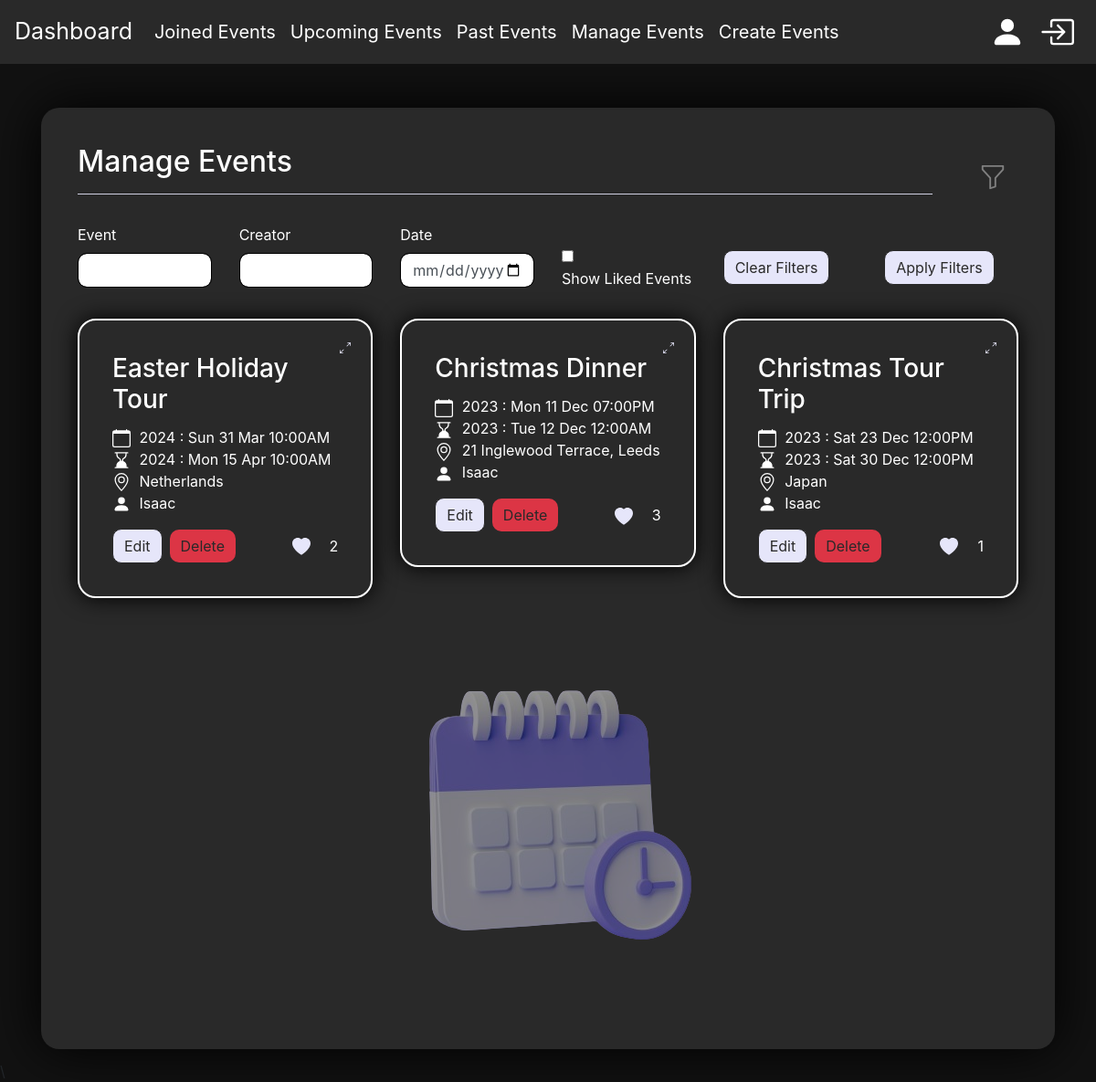
The page /manage_events (signed in) on the database its author committed.
### app/models.py (models this page shows, shortened)
class Event(db.Model):
    id = db.Column(db.Integer, primary_key=True)
    title = db.Column(db.String(50), nullable=False)
    start_datetime = db.Column(db.DateTime, nullable=False)
    end_datetime = db.Column(db.DateTime, nullable=False)
    duration = db.Column(Interval, nullable=False)
    location = db.Column(db.String(50), nullable=False)
    description = db.Column(db.Text)
    attendees = db.relationship('User', secondary=attendance, back_populates='events_attending')
    likes = db.relationship('User', secondary=likes, back_populates='liked_events')
    creator_id = db.Column(db.Integer, db.ForeignKey('user.id'), nullable=False)
    creator = db.relationship('User', back_populates='created_events')

class User(db.Model, UserMixin):
    id = db.Column(db.Integer, primary_key=True)
    username = db.Column(db.String(50), unique=True, nullable=False)
    password = db.Column(db.String(200), nullable=False)
    first_name = db.Column(db.String(50), nullable=True)
    last_name = db.Column(db.String(50), nullable=True)
    email = db.Column(db.String(120), unique=True, nullable=True)
    events_attending = db.relationship('Event', secondary=attendance, back_populates='attendees')
    created_events = db.relationship('Event', back_populates='creator')
    liked_events = db.relationship('Event', secondary=likes, back_populates='likes')

### app/views.py (the view)
@app.route('/manage_events',  methods=['GET', 'POST'])
@login_required
def manageevents():
    form = EventFilterForm()
    current_datetime = datetime.utcnow()
    my_created_events = Event.query.filter(and_(
        Event.creator_id == current_user.id,
        Event.start_datetime >= current_datetime)).all()
    return render_template('manageevents.html', my_created_events=my_created_events, form=form)

### app/forms.py
class EventFilterForm(FlaskForm):
    event = StringField('Event', validators=[Optional()])
    creator = StringField('Creator', validators=[Optional()])
    liked = BooleanField('Show Liked Events', validators=[Optional()])
    date = DateField('Date', validators=[Optional()])
    submit = SubmitField('Apply Filters')

### app/models.py (called while the page is built)
@login_manager.user_loader
def load_user(user_id):
    return User.query.get(int(user_id))

### app/templates/manageevents.html (shortened to what this page needs)
{% extends "base.html" %}
{% block content %}
<div class="container">
  <div class="float">
    <div class="row align-items-center">
      <div class="col">
        <h2 class="event-title">Manage Events</h2>
        <hr class="mr-2 event-divider">
      </div>
      <div class="col-auto ml-auto">
        <button class="btn filter-button ml-auto" id="filterButton">
        </button>
      </div>
    </div>
    <form method="post" action="/manage_events" class="filterForm" id="filterForm">
      <div class="row">
        <div class="col-md-2">
          <div class="form-group">
            {{ form.event.label }}
            {{ form.event(size=20, class="form-control") }}
          </div>
        </div>
        <div class="col-md-2">
          <div class="form-group">
            {{ form.creator.label }}
            {{ form.creator(size=20, class="form-control") }}
          </div>
        </div>
        <div class="col-md-2">
          <div class="form-group">
            {{ form.date.label }}
            {{ form.date(class="form-control") }}
          </div>
        </div>
        <div class="col-md-2 d-flex align-items-center mt-4">
          <div class="form-group">
          {{ form.liked }}
          {{ form.liked.label(class="form-check-label") }}
          </div>
        </div>
        <div class="col-md-2 d-flex align-items-center mt-4">
          <div class="form-group">
            <button id="clearFilter" type="button" class="btn btn-primary">Clear Filters</button>
          </div>
        </div>
        <div class="col-md-2 d-flex align-items-center mt-4">
          <div class="form-group">
            <button type="submit" class="btn btn-primary">Apply Filters</button>
          </div>
        </div>
      </div>
    </form>
    <div class="row">
      {% for event in my_created_events %}
        <div class="col-md-4">
          <div class="container medium-widget-container mt-3">
            <div class="card position-relative">
              <button class="btn popup-button ml-auto" data-toggle="modal" data-target="#enlargeModal{{ event.id }}">
              </button>
              <div class="card-body d-flex flex-column">
                <h3 class="card-title">{{ event.title }}</h3>
                <p class="card-text">
                  {{  event.start_datetime.strftime('%Y') }} : {{  event.start_datetime.strftime('%a %d %b %I:%M%p') }}<br>
                  {{  event.end_datetime.strftime('%Y') }} : {{ event.end_datetime.strftime('%a %d %b %I:%M%p') }}<br>
                  {{ event.location }}<br>
                  <svg xmlns="http://www.w3.org/2000/svg" width="20" height="20" fill="currentColor" class="bi bi-person-fill" viewBox="0 0 16 16">
                    <path d="M3 14s-1 0-1-1 1-4 6-4 6 3 6 4-1 1-1 1zm5-6a3 3 0 1 0 0-6 3 3 0 0 0 0 6"/>
                  </svg>
                  {{ event.creator.username }}
                </p>
                <div class="d-flex justify-content-between">
                  <div class="d-flex align-items-center">
                    <a href="{{ url_for('edit_event', event_id=event.id) }}" class="btn btn-primary mr-2">Edit</a>
                    <a href="{{ url_for('delete_event', event_id=event.id) }}" class="btn btn-danger">Delete</a>
                  </div>
                  <div class="d-flex justify-content-between align-items-center">
                    <button class="btn like-button ml-auto mr-2" data-event-id="{{ event.id }}">
                      {% if event in current_user.liked_events %}
                      <svg xmlns="http://www.w3.org/2000/svg" width="20" height="20" fill="#E6E6FA" class="bi bi-heart-fill" viewBox="0 0 16 16">
                        <title>liked</title>
                        <path fill-rule="evenodd" d="M8 1.314C12.438-3.248 23.534 4.735 8 15-7.534 4.736 3.562-3.248 8 1.314"/>
                      </svg>
                      {% endif %}
                    </button>
                    <span class="like-count">{{ event.likes | length}}</span>
                  </div>
                </div>
              </div>
            </div>
          </div>
        </div>
      {% endfor %}
    </div>
    <div>
      <img src="../static/image/purple-calendar-clock-icon-3d-reminder-notification-concept-website-ui-purple-background-3d-rendering-illustration-removebg-preview.png" class="event-manager-image" alt="filler image for event manager">
    </div>
  </div>
</div>
{% endblock %}

### app/static/styles.css (style rules this page uses)
#bootstrap-overrides { background-color: #121212; }
#bootstrap-overrides .btn-primary { background-color: #E6E6FA; border-color: #292929; color: #292929; border-radius: 10px; }
.medium-widget-container { background-color: transparent; padding: 1rem; border-radius: 20px; color: white; box-shadow: 0px 0px 25px 0px rgba(0,0,0,1); border: #ffffff 2px solid; }
.card { background-color: transparent; border: none; }
.container { flex: 0 0 100%; margin-bottom: 12px; }
.event-title { color: white; }
.card-text svg { margin-right: 5px; }
.popup-button { position: absolute; top: -7px; right: -7px; }
.filterForm { background-color: None; color: white; margin-top: 1rem; }
.filterForm .form-control { border-radius: 10px; border-color: black; }
.btn-danger { border: 20px; }
body { background-image: url('../static/image/andrei-stratu-kcJsQ3PJrYU-unsplash.jpg'); background-size: cover; background-repeat: no-repeat; background-position: center center; background-attachment: fixed; }
.float { background-color: #292929; padding: 2.5rem; border-radius: 20px; box-shadow: 0px 0px 60px 0px rgba(0,0,0,1); }
.event-divider { background-color: #E6E6FA; }
.btn-danger { border-color: #292929; color: #292929; border-radius: 10px; }
.event-manager-image { max-width: 100%; height: auto; display: block; margin: 0 auto; z-index: -1; opacity: 0.5; }

### rows shown on the page
Event: title "Easter Holiday Tour", start_datetime "2024", start_datetime "Sun 31 Mar 10:00AM", end_datetime "2024", end_datetime "Mon 15 Apr 10:00AM", location "Netherlands", creator.username "Isaac", likes|length "2"
Event: title "Christmas Dinner", start_datetime "2023", start_datetime "Mon 11 Dec 07:00PM", end_datetime "2023", end_datetime "Tue 12 Dec 12:00AM", location "21 Inglewood Terrace, Leeds", creator.username "Isaac", likes|length "3"
Event: title "Christmas Tour Trip", start_datetime "2023", start_datetime "Sat 23 Dec 12:00PM", end_datetime "2023", end_datetime "Sat 30 Dec 12:00PM", location "Japan", creator.username "Isaac", likes|length "1"
